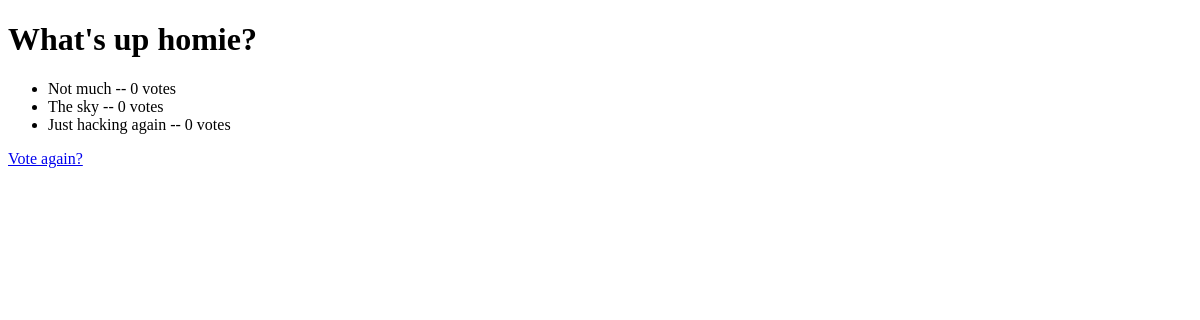
/polls/1/results/, run on an earlier commit of the app's database.
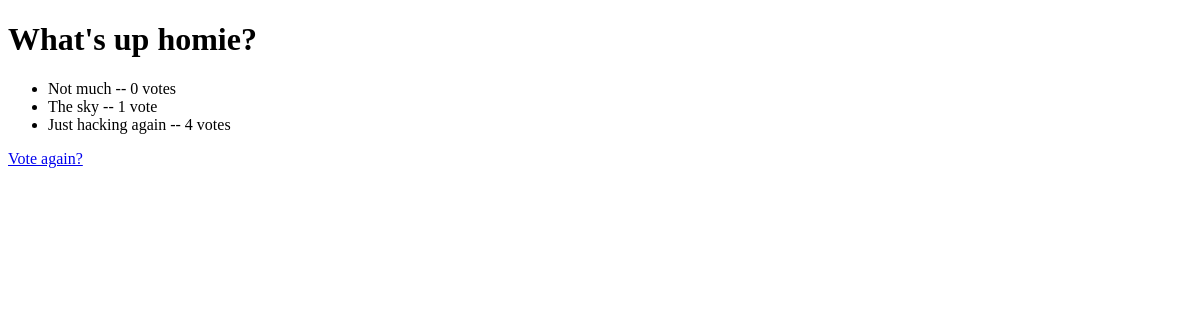
And on a later commit of the database.
### polls/models.py (models this page shows, shortened)
class Question(models.Model):
    question_text = models.CharField(max_length=200)
    pub_date = models.DateTimeField('date published')
    def was_published_recently(self):
        now = timezone.now()
        return now - datetime.timedelta(days=1) <= self.pub_date <= now
    was_published_recently.admin_order_field = 'pub_date'
    was_published_recently.boolean = True
    was_published_recently.short_description = 'Published recently?'

class Choice(models.Model):
    question = models.ForeignKey(Question, on_delete=models.CASCADE)
    choice_text = models.CharField(max_length=200)
    votes = models.IntegerField(default=0)

### polls/views.py (the view)
# urls.py: url(r'^(?P<pk>[0-9]+)/results/$', views.ResultsView.as_view(),
class ResultsView(generic.DetailView):
    model = Question
    template_name = 'polls/results.html'

### polls/templates/polls/results.html (shortened to what this page needs)
<!DOCTYPE html>
<html>
{% load static %}
<link rel="stylesheet" type="text/css" href="{% static 'polls/style.css' %}" />
<head>
</head>
<body>
    <h1>{{ question.question_text }}</h1>
    <ul>
    {% for choice in question.choice_set.all %}
        <li>{{ choice.choice_text }} -- {{ choice.votes }} vote{{ choice.votes|pluralize }}</li>
    {% endfor %}
    </ul>
    <a href="{% url 'polls:detail' question.id %}">Vote again?</a>
</body>
</html>

### polls/static/polls/style.css (style rules this page uses)
body { background: white url("images/background.gif") right bottom; }

What changed in the data, as far as the page shows it:
changed Choice "The sky": votes "0" → "1"
changed Choice "Just hacking again": votes "0" → "4"
